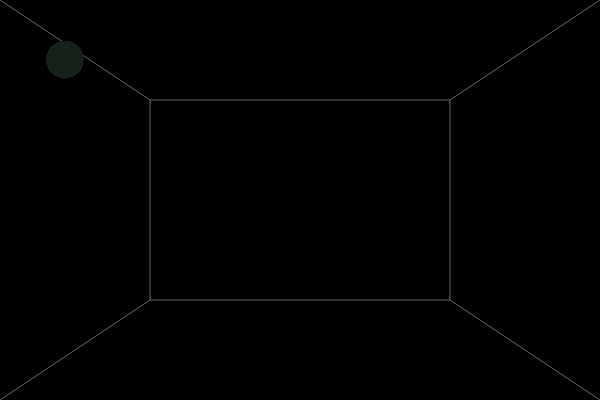
Frame 1 (no input)
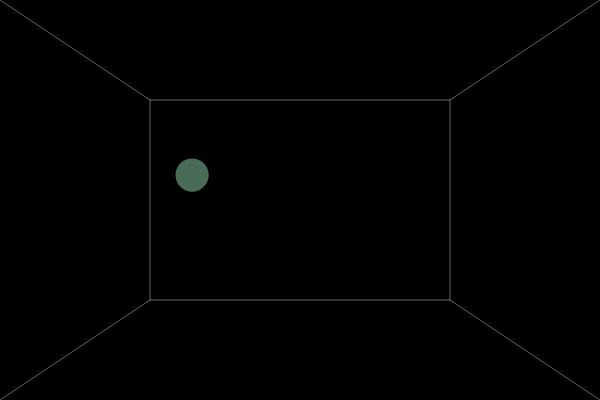
Frame 60 (no input)
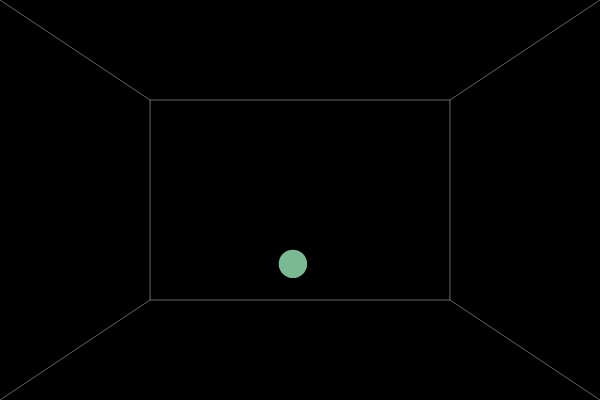
Frame 120 (the mouse pressed at the canvas centre since frame 60)

The p5.js sketch that drew these frames (run headless with seeded random() and noise() and a simulated clock; from frame 60 on, the mouse is pressed at the canvas centre):

// p5.js sketch
// ── sketch.js
const depth = 500;
let depthScale = 1 / ((depth / 500) + 1);

// JavaScript object literal
var ball = {
  x: 50,
  y: 50,
  z: 50,
  r: 20
}

var vel = {
  x: 2,
  y: 2,
  z: 2
}

function setup() {
  createCanvas(600, 400);
}

function draw() {
  background(0);
  
  drawBox();
  
  bounce();
  move();
  display();
}

function drawBox() {
  strokeWeight(1);
  stroke(100);
  var min = map(depthScale, 0, 1, 0.5, 0);
  var max = map(depthScale, 0, 1, 0.5, 1);
  var p0 = { x: width * min, y: height * min };
  var p1 = { x: width * max, y: height * min };
  var p2 = { x: width * min, y: height * max };
  var p3 = { x: width * max, y: height * max };
  line(0, 0, p0.x, p0.y);
  line(width, 0, p1.x, p1.y);
  line(0, height, p2.x, p2.y);
  line(width, height, p3.x, p3.y);
  line(p0.x, p0.y, p1.x, p1.y);
  line(p2.x, p2.y, p3.x, p3.y);
  line(p0.x, p0.y, p2.x, p2.y);
  line(p1.x, p1.y, p3.x, p3.y);
}

function bounce() {
  if (ball.x < ball.r || ball.x > width - ball.r) {
    vel.x *= -1;
  }
  if (ball.y < ball.r || ball.y > height - ball.r) {
    vel.y *= -1;
  }
  if (ball.z < ball.r || ball.z > depth - ball.r) {
    vel.z *= -1;
  }
}

function move() {
  ball.x += vel.x;
  ball.y += vel.y;
  ball.z += vel.z;
}

function display() {
  var scale =  map(ball.z, 0, depth, 1, depthScale);
  stroke(255);
  strokeWeight(0);//4 * scale);
  fill(map(ball.x, 0, width, 0, 255), map(ball.y, 0, height, 0, 255), map(ball.z, 0, depth, 0, 255));
  var x = (ball.x - width / 2) * scale + width / 2;
  var y = (ball.y - height / 2) * scale + height / 2;
  var diam = (ball.r * 2) * scale;
  ellipse(x, y, diam, diam);
}
